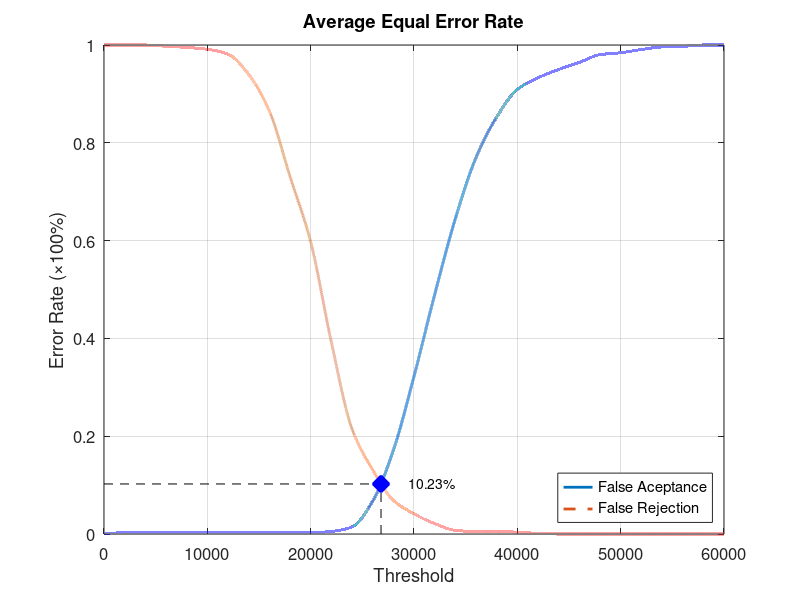
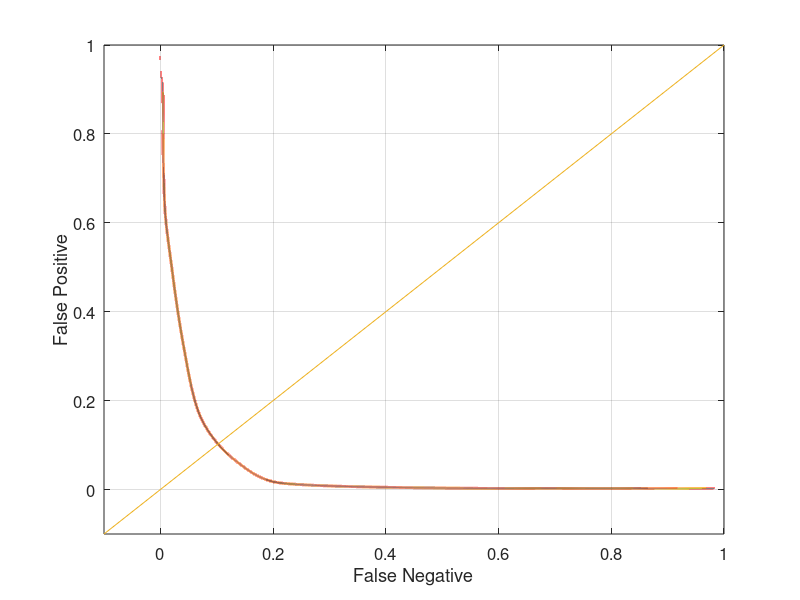

Write the MATLAB code that produced these figures, in order.
function yEER = Experiment4Average
close all;
clear;
clc;
x = 0:2000:60000;
xq = 0:0.5:60000;

y0 = [0 0.00263158 0.00263158 0.00263158 0.00263158 0.00263158 0.00263158 0.00263158 0.00263158 0.00263158 0.00263158 0.00526316 0.0144737 0.0671053 0.171053 0.322368 0.489474 0.644737 0.769737 0.852632 0.90921 0.932895 0.95 0.964474 0.980263 0.984211 0.990789 0.996053 0.997368 1 1];
yy0 = interp1(x, y0, xq, 'pchip');
y1 = [1 1 1 0.9975 0.995 0.99125 0.98125 0.94 0.865 0.73125 0.5975 0.3925 0.215 0.13125 0.06875 0.04125 0.02125 0.0075 0.005 0.005 0.00375 0.00125 0 0 0 0 0 0 0 0 0];
yy1 = interp1(x, y1, xq, 'pchip');

% Calculating EER: 
y2 = abs(y0 - y1);
find(y2 == min(y2))
yy2 = abs(yy0 - yy1);
xEER = find(yy2 == min(yy2));
xEERIndex = xq(xEER) % X-axis EER
yEER = yy0(xEER) % Y-axis EER

main = figure
plot(xq, yy0,'-','LineWidth', 2);	hold on
plot(xq, yy1,'--','LineWidth', 2);	hold on
plot([xEERIndex xEERIndex], [0 yEER], 'k--');	hold on
plot([0 xEERIndex], [yEER yEER], 'k--');	hold on
plot(xEERIndex, yEER, 'bx', 'LineWidth', 10);	hold on
text(xEERIndex + 10 * xEERIndex / 100, yEER, [num2str(round((10000 * yEER)) / 100) '%'])
legend('False Aceptance', 'False Rejection', 'Location', 'SouthEast')
xlabel('Threshold')
ylabel('Error Rate (\times100%)')
title('Average Equal Error Rate')
set(gca, 'FontSize', 12)
axis([0 60000 0 1])
grid on

print(main, 'Experiment4AverageMain', '-dpng');
FNRxFPR = figure('Color', [1 1 1]);
plot(yy1, yy0, '-', yy1, yy0, 'LineWidth', 2);
hold on
y = -0.1:0.1:1
plot(y, y); 
set(gca, 'FontSize', 12)
xlabel('False Negative')
ylabel('False Positive')
axis([-0.1 1 -0.1 1])
set(gca, 'FontSize', 12)
grid on

print(FNRxFPR, 'Experiment4AverageFNRxFPR','-dpng');
end
